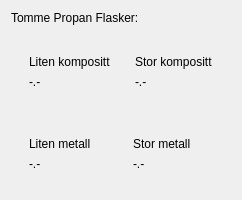
                <widget class="QWidget" name="StatusEmptyCanistersPage">
                 <layout class="QVBoxLayout" name="verticalLayout_30">
                  <item>
                   <widget class="CDPBaseLabel" name="cdpBaseLabel_35">
                    <property name="maximumSize">
                     <size>
                      <width>16777215</width>
                      <height>20</height>
                     </size>
                    </property>
                    <property name="layoutDirection">
                     <enum>Qt::LeftToRight</enum>
                    </property>
                    <property name="text">
                     <string>Tomme Propan Flasker:</string>
                    </property>
                    <property name="alignment">
                     <set>Qt::AlignLeading|Qt::AlignLeft|Qt::AlignVCenter</set>
                    </property>
                   </widget>
                  </item>
                  <item>
                   <widget class="QWidget" name="widget_32" native="true">
                    <layout class="QHBoxLayout" name="horizontalLayout_32">
                     <item>
                      <widget class="QWidget" name="widget_35" native="true">
                       <layout class="QVBoxLayout" name="verticalLayout_26">
                        <item>
                         <widget class="QWidget" name="widget_37" native="true">
                          <property name="styleSheet">
                           <string notr="true">image: url(:/Liten kompositt propan tank.png);</string>
                          </property>
                         </widget>
                        </item>
                        <item>
                         <widget class="CDPBaseLabel" name="cdpBaseLabel_27">
                          <property name="maximumSize">
                           <size>
                            <width>16777215</width>
                            <height>20</height>
                           </size>
                          </property>
                          <property name="text">
                           <string>Liten kompositt</string>
                          </property>
                         </widget>
                        </item>
                        <item>
                         <widget class="CDPBaseLabel" name="cdpBaseLabel_28">
                          <property name="maximumSize">
                           <size>
                            <width>16777215</width>
                            <height>20</height>
                           </size>
                          </property>
                          <property name="text">
                           <string>-.-</string>
                          </property>
                          <property name="cdpRouting" stdset="0">
                           <string>PropanAutomatGui.ModbusMasterTCP.StatusEmptySmallCompositeConverter.Output.Value</string>
                          </property>
                         </widget>
                        </item>
                       </layout>
                      </widget>
                     </item>
                     <item>
                      <widget class="QWidget" name="widget_38" native="true">
                       <layout class="QVBoxLayout" name="verticalLayout_27">
                        <item>
                         <widget class="QWidget" name="widget_39" native="true">
                          <property name="styleSheet">
                           <string notr="true">image: url(:/Stor kompositt propan tank.png);</string>
                          </property>
                         </widget>
                        </item>
                        <item>
                         <widget class="CDPBaseLabel" name="cdpBaseLabel_29">
                          <property name="maximumSize">
                           <size>
                            <width>16777215</width>
                            <height>20</height>
                           </size>
                          </property>
                          <property name="text">
                           <string>Stor kompositt</string>
                          </property>
                         </widget>
                        </item>
                        <item>
                         <widget class="CDPBaseLabel" name="cdpBaseLabel_30">
                          <property name="maximumSize">
                           <size>
                            <width>16777215</width>
                            <height>20</height>
                           </size>
                          </property>
                          <property name="text">
                           <string>-.-</string>
                          </property>
                          <property name="cdpRouting" stdset="0">
                           <string>PropanAutomatGui.ModbusMasterTCP.StatusEmptyLargeCompositeConverter.Output.Value</string>
                          </property>
                         </widget>
                        </item>
                       </layout>
                      </widget>
                     </item>
                    </layout>
                   </widget>
                  </item>
                  <item>
                   <widget class="QWidget" name="widget_40" native="true">
                    <layout class="QHBoxLayout" name="horizontalLayout_34">
                     <item>
                      <widget class="QWidget" name="widget_41" native="true">
                       <layout class="QVBoxLayout" name="verticalLayout_28">
                        <item>
                         <widget class="QWidget" name="widget_42" native="true">
                          <property name="styleSheet">
                           <string notr="true">image: url(:/Liten metall propan tank.png);</string>
                          </property>
                         </widget>
                        </item>
                        <item>
                         <widget class="CDPBaseLabel" name="cdpBaseLabel_31">
                          <property name="maximumSize">
                           <size>
                            <width>16777215</width>
                            <height>20</height>
                           </size>
                          </property>
                          <property name="text">
                           <string>Liten metall</string>
                          </property>
                         </widget>
                        </item>
                        <item>
                         <widget class="CDPBaseLabel" name="cdpBaseLabel_32">
                          <property name="maximumSize">
                           <size>
                            <width>16777215</width>
                            <height>20</height>
                           </size>
                          </property>
                          <property name="text">
                           <string>-.-</string>
                          </property>
                          <property name="cdpRouting" stdset="0">
                           <string>PropanAutomatGui.ModbusMasterTCP.StatusEmptySmallMetalConverter.Output.Value</string>
                          </property>
                         </widget>
                        </item>
                       </layout>
                      </widget>
                     </item>
                     <item>
                      <widget class="QWidget" name="widget_43" native="true">
                       <layout class="QVBoxLayout" name="verticalLayout_29">
                        <item>
                         <widget class="QWidget" name="widget_44" native="true">
                          <property name="styleSheet">
                           <string notr="true">image: url(:/Stor metall propan tank.png);</string>
                          </property>
                         </widget>
                        </item>
                        <item>
                         <widget class="CDPBaseLabel" name="cdpBaseLabel_33">
                          <property name="maximumSize">
                           <size>
                            <width>16777215</width>
                            <height>20</height>
                           </size>
                          </property>
                          <property name="text">
                           <string>Stor metall</string>
                          </property>
                         </widget>
                        </item>
                        <item>
                         <widget class="CDPBaseLabel" name="cdpBaseLabel_34">
                          <property name="maximumSize">
                           <size>
                            <width>16777215</width>
                            <height>20</height>
                           </size>
                          </property>
                          <property name="text">
                           <string>-.-</string>
                          </property>
                          <property name="cdpRouting" stdset="0">
                           <string>PropanAutomatGui.ModbusMasterTCP.StatusEmptyLargeMetalConverter.Output.Value</string>
                          </property>
                         </widget>
                        </item>
                       </layout>
                      </widget>
                     </item>
                    </layout>
                   </widget>
                  </item>
                 </layout>
                </widget>
